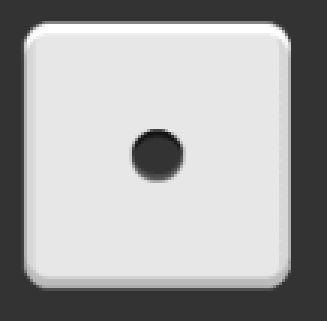
#> input picture homework2/#1/dice1.PNG, 109 x 107 px (shown 3 times larger)
$ python homework1.py
#> lines starting #> are read from the running program, lines starting #| are printed output that depends on the picture
# https://deep-learning-study.tistory.com/213 - 과제 1번 참고한 site

import numpy as np
import cv2 as cv

img = cv.imread('dice1.PNG', 0) # 이미지를 읽어옴
#> img is the input picture: shape (107, 109); min 20, max 255, mean 166.2
# [5 lines of commented-out code are left out]

if img is None: # 이미지가 없을때 예외처리
    print('Image load failed!')
    exit()

img = cv.bilateralFilter(img,-1, 300, 3) # 사진에 대한 잡음 처리 위한 필터
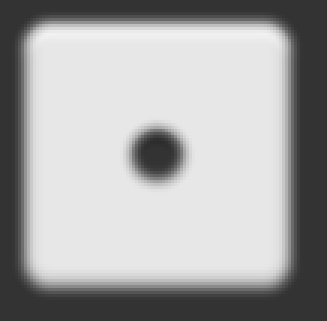
#> img: shape (107, 109) (shown 3 times larger); min 45, max 241, mean 166.2
cvt_img = cv.cvtColor(img,cv.COLOR_GRAY2BGR) # 이미지를 grayscale로 변경하기

circles = cv.HoughCircles(img,cv.HOUGH_GRADIENT,1,20,param1=100,param2=30,minRadius=0,maxRadius=0) # 원 검출을 위해 OpenCV에서 제공해주는 HoughCircles 사용
#> circles = [[51.5, 51.5, 8]]

circles = np.uint16(np.around(circles)) # 원 값에 대한 소숫값은 반올림
#> circles = [[52, 52, 8]]

for i in circles[0,:]:
    cv.circle(cvt_img,(i[0],i[1]),i[2],(0,255,0),2) # 원을 검출하게 되면 해당 원에 대해 원 둘레 검출
#> this loop made 1 pass
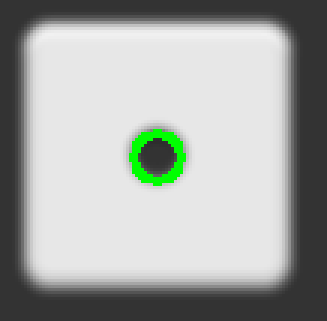
#> cvt_img: shape (107, 109, 3) (shown 3 times larger); mean B, G, R 164.6, 168, 164.6
    # cv.circle(cvt_img,(i[0],i[1]),2,(0,0,255),3) # 원을 검출하게 되면 해당 원 중심점 검출

cv.imshow('filter',img) # 잡음처리된 원을 검출
cv.imshow('output',cvt_img) # 결과 이미지 검출
print('check for list', circles) # 해당 사진에 대해 원 검출한 배열 값
#| check for list [[[52 52  8]]]
print('number of circle:',len(circles[0])) # 해당 사진에 원이 몇개 있는 확인해주는 검출용
#| number of circle: 1
cv.waitKey(0)
cv.destroyAllWindows()

$ run again, with homework2/#1/dice2.PNG copied over homework2/#1/dice1.PNG
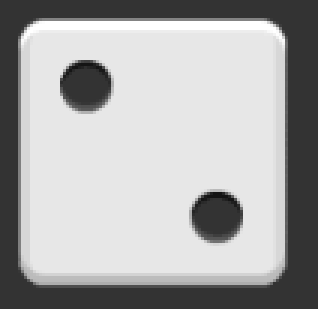
#> input picture homework2/#1/dice2.PNG, 106 x 103 px (shown 3 times larger)
#> img is the input picture: shape (103, 106); min 20, max 255, mean 170.3
#> `img = cv.bilateralFilter(img,-1, 300, 3)`:
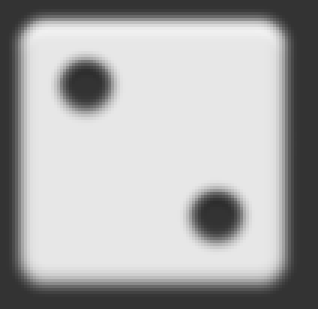
#> img: shape (103, 106) (shown 3 times larger); min 45, max 241, mean 170.3
#> `circles = cv.HoughCircles(img,cv.HOUGH_GRADIENT,1,20,param1=100,param2..`: circles = [[71.5, 71.5, 8.8], [28.5, 27.5, 8]]
#> `circles = np.uint16(np.around(circles))`: circles = [[72, 72, 9], [28, 28, 8]]
#> the loop `for i in circles[0,:]:` made 2 passes
#> after the loop `for i in circles[0,:]:`:
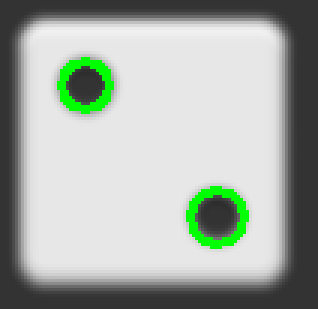
#> cvt_img: shape (103, 106, 3) (shown 3 times larger); mean B, G, R 166.2, 173.7, 166.2
#| check for list [[[72 72  9]
#|   [28 28  8]]]
#| number of circle: 2

$ run again, with homework2/#1/dice3.PNG copied over homework2/#1/dice1.PNG
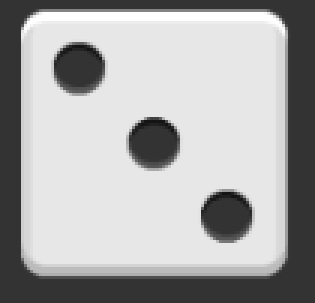
#> input picture homework2/#1/dice3.PNG, 105 x 101 px (shown 3 times larger)
#> img is the input picture: shape (101, 105); min 20, max 255, mean 169.7
#> `img = cv.bilateralFilter(img,-1, 300, 3)`:
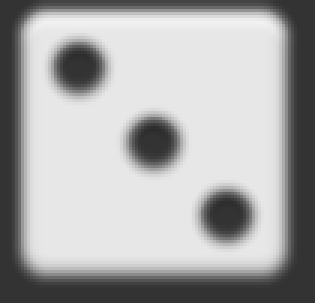
#> img: shape (101, 105) (shown 3 times larger); min 45, max 241, mean 169.7
#> `circles = cv.HoughCircles(img,cv.HOUGH_GRADIENT,1,20,param1=100,param2..`: circles = [[75.5, 71.5, 8.8], [50.5, 47.5, 8], [25.5, 22.5, 8]]
#> `circles = np.uint16(np.around(circles))`: circles = [[76, 72, 9], [50, 48, 8], [26, 22, 8]]
#> the loop `for i in circles[0,:]:` made 3 passes
#> after the loop `for i in circles[0,:]:`:
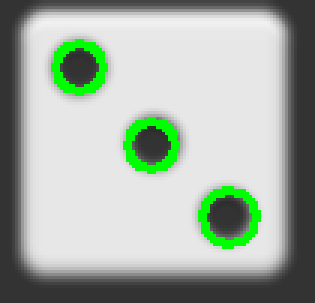
#> cvt_img: shape (101, 105, 3) (shown 3 times larger); mean B, G, R 163.6, 175.1, 163.6
#| check for list [[[76 72  9]
#|   [50 48  8]
#|   [26 22  8]]]
#| number of circle: 3

$ run again, with homework2/#1/dice4.PNG copied over homework2/#1/dice1.PNG
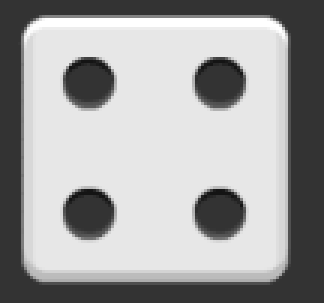
#> input picture homework2/#1/dice4.PNG, 108 x 101 px (shown 3 times larger)
#> img is the input picture: shape (101, 108); min 20, max 255, mean 162.3
#> `img = cv.bilateralFilter(img,-1, 300, 3)`:
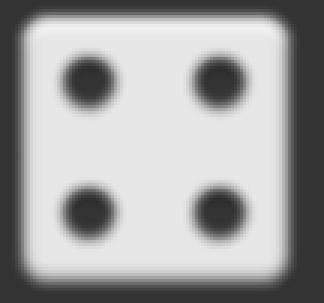
#> img: shape (101, 108) (shown 3 times larger); min 45, max 241, mean 162.4
#> `circles = cv.HoughCircles(img,cv.HOUGH_GRADIENT,1,20,param1=100,param2..`: circles = [[29.5, 70.5, 8.8], [72.5, 70.5, 8.8], [29.5, 26.5, 8], [72.5, 26.5, 8]]
#> `circles = np.uint16(np.around(circles))`: circles = [[30, 70, 9], [72, 70, 9], [30, 26, 8], [72, 26, 8]]
#> the loop `for i in circles[0,:]:` made 4 passes
#> after the loop `for i in circles[0,:]:`:
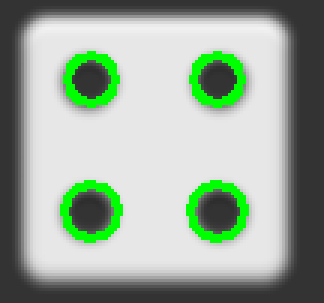
#> cvt_img: shape (101, 108, 3) (shown 3 times larger); mean B, G, R 153.9, 169, 153.9
#| check for list [[[30 70  9]
#|   [72 70  9]
#|   [30 26  8]
#|   [72 26  8]]]
#| number of circle: 4
